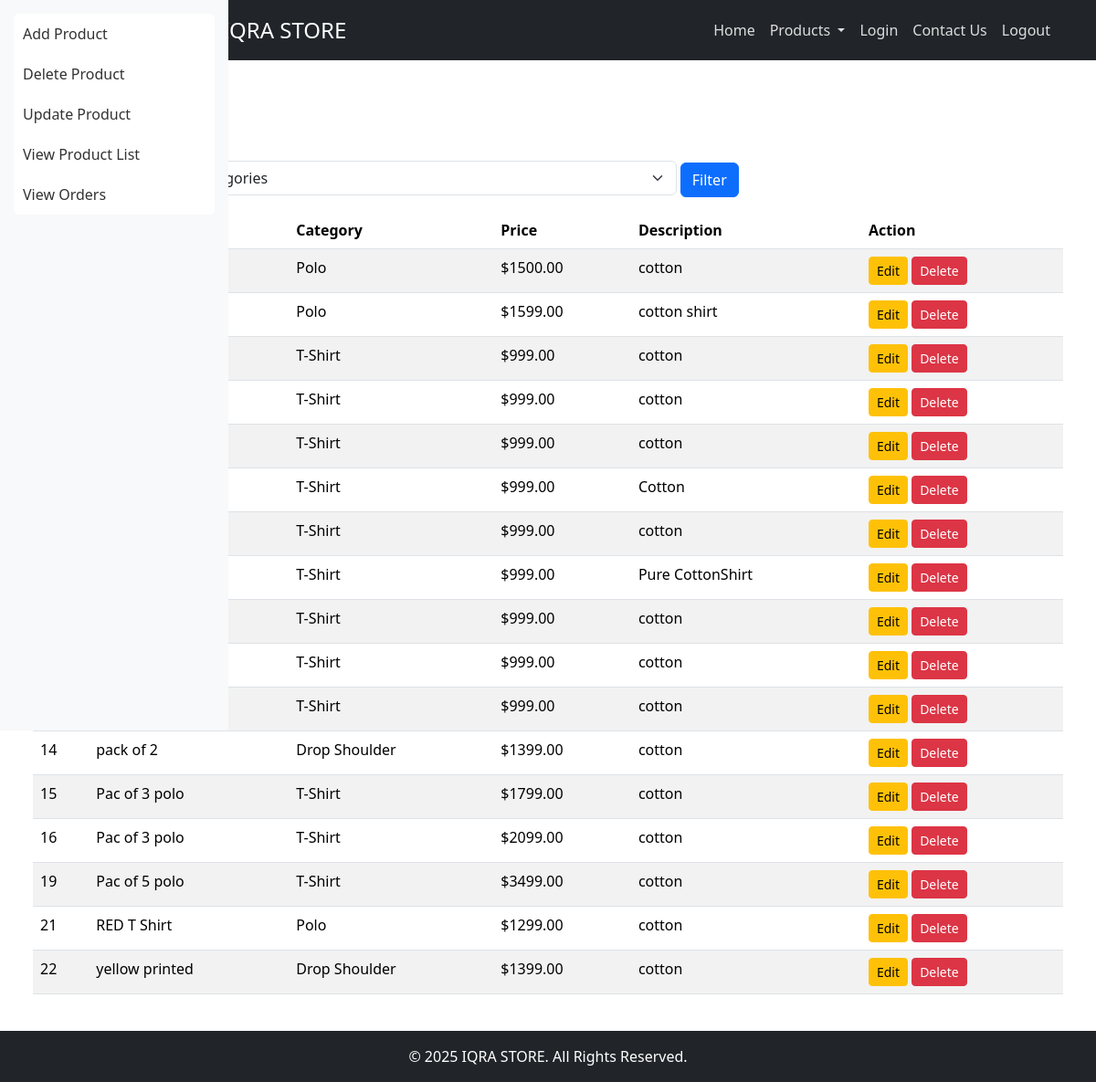
Screenshot of /view_products.php with the database file from the repository.
### tables this page shows
CREATE TABLE `products` (
  `id` int(11) NOT NULL,
  `name` varchar(255) NOT NULL,
  `category` enum('T-Shirt','Polo','Drop Shoulder') NOT NULL,
  `price` decimal(10,2) NOT NULL,
  `image` varchar(255) NOT NULL,
  `description` text NOT NULL,
  `created_at` timestamp NOT NULL DEFAULT current_timestamp()
);

### view_products.php (the view, shortened to what this page needs)
<?php
include 'db.php';
$countResult = mysqli_query($conn, "SELECT COUNT(*) AS total FROM products");
$countRow = mysqli_fetch_assoc($countResult);
$totalProducts = $countRow['total'];
$query = "SELECT * FROM products";
$result = mysqli_query($conn, $query);
?>
<!DOCTYPE html>
<html lang="en">
<head>
    <link rel="stylesheet" href="../assets/css/style.css">
    <link href="https://cdn.jsdelivr.net/npm/bootstrap@5.3.6/dist/css/bootstrap.min.css" rel="stylesheet">
</head>
<body class="d-flex flex-column min-vh-100">
    <?php include 'navbar.php'; ?>
    <div class="container-fluid d-flex">
        <?php include 'sidebar.php'; ?>
        <div class="p-4 flex-grow-1">
            <h2>Product List</h2>
            <p class="fw-bold">Total Products: <?php echo $totalProducts; ?></p>
            <form method="GET" class="mb-3">
                <label class="form-label">Filter by Category:</label>
                <select name="category" class="form-select w-50 d-inline-block">
                    <option value="">All Categories</option>
                </select>
                <button type="submit" class="btn btn-primary">Filter</button>
            </form>
            <table class="table table-striped">
                <thead>
                    <tr>
                        <th>ID</th>
                        <th>Name</th>
                        <th>Category</th>
                        <th>Price</th>
                        <th>Description</th>
                        <th>Action</th>
                    </tr>
                </thead>
                <tbody>
                    <?php while ($row = mysqli_fetch_assoc($result)) { ?>
                        <tr>
                            <td><?php echo $row['id']; ?></td>
                            <td><?php echo $row['name']; ?></td>
                            <td><?php echo $row['category']; ?></td>
                            <td>$<?php echo $row['price']; ?></td>
                            <td><?php echo $row['description']; ?></td>
                            <td>
                                <a href="update_product.php?id=<?php echo $row['id']; ?>" class="btn btn-warning btn-sm">Edit</a>
                                <a href="delete_product.php?id=<?php echo $row['id']; ?>" class="btn btn-danger btn-sm">Delete</a>
                            </td>
                        </tr>
                    <?php } ?>
                </tbody>
            </table>
        </div>
    </div>
    <footer class="bg-dark text-white text-center py-3 mt-auto">
        © 2025 IQRA STORE. All Rights Reserved.
    </footer>
</body>
</html>

### navbar.php (shortened to what this page needs)
<nav class="navbar navbar-expand-lg navbar-dark bg-dark">
    <div class="container">
        <div class="d-flex align-items-center">
            <a class="navbar-brand" href="index.php">
            </a>
        </div>
        <div class="mx-auto text-white font-weight-bold text-center" style="font-size: 24px;">
            IQRA STORE
        </div>
        <div class="collapse navbar-collapse justify-content-end" id="navbarNav ">
            <ul class="navbar-nav">
                <li class="nav-item"><a class="nav-link" href="index.php">Home</a></li>
                <li class="nav-item dropdown">
                    <a class="nav-link dropdown-toggle" href="index.php" id="productsDropdown" role="button" data-toggle="dropdown" aria-haspopup="true" aria-expanded="false">
                        Products
                    </a>
                </li>
                <li class="nav-item"><a class="nav-link" href="Dashboard.php">Login</a></li>
                <li class="nav-item"><a class="nav-link" href="signup.php">Contact Us</a></li>
                <li class="nav-item"><a class="nav-link" href="logout.php">Logout</a></li>
            </ul>
        </div>
    </div>
</nav>

### sidebar.php
<div class="sidebar bg-light">
    <ul class="list-group">
        <li class="list-group-item"><a href="add_product.php">Add Product</a></li>
        <li class="list-group-item"><a href="delete_product.php">Delete Product</a></li>
        <li class="list-group-item"><a href="update_product.php">Update Product</a></li>
        <li class="list-group-item"><a href="view_products.php">View Product List</a></li>
        <li class="list-group-item"><a href="view_orders.php">View Orders</a></li>
    </ul>
</div>

### style.css (style rules this page uses)
body { margin: 0; padding: 0; font-family: Arial, sans-serif; }
.sidebar { width: 250px; height: 100vh; position: fixed; left: 0; top: 0; background: #f8f9fa; padding: 15px; }
.sidebar .list-group-item { border: none; padding: 10px; }
.sidebar a { text-decoration: none; color: #333; display: block; }
.collapse ul { padding-left: 10px; }
.collapse ul li { padding: 5px 0; }
.navbar { width: 100%; background: #343a40; }
.navbar-brand { color: #fff; font-size: 22px; }
.navbar-nav .nav-link { color: #ddd; }

### rows the page displays
products: category "Polo", price "1500.00", description "cotton"
products: category "Polo", price "1599.00", description "cotton shirt"
products: category "T-Shirt", price "999.00", description "cotton"
products: category "T-Shirt", price "999.00", description "cotton"
products: category "T-Shirt", price "999.00", description "cotton"
products: category "T-Shirt", price "999.00", description "Cotton"
products: category "T-Shirt", price "999.00", description "cotton"
products: category "T-Shirt", price "999.00", description "Pure CottonShirt"
products: category "T-Shirt", price "999.00", description "cotton"
products: category "T-Shirt", price "999.00", description "cotton"
products: category "T-Shirt", price "999.00", description "cotton"
products: id "14", name "pack of 2", category "Drop Shoulder", price "1399.00", description "cotton"
products: id "15", name "Pac of 3 polo", category "T-Shirt", price "1799.00", description "cotton"
products: id "16", name "Pac of 3 polo", category "T-Shirt", price "2099.00", description "cotton"
products: id "19", name "Pac of 5 polo", category "T-Shirt", price "3499.00", description "cotton"
products: id "21", name "RED T Shirt", category "Polo", price "1299.00", description "cotton"
products: id "22", name "yellow printed", category "Drop Shoulder", price "1399.00", description "cotton"
